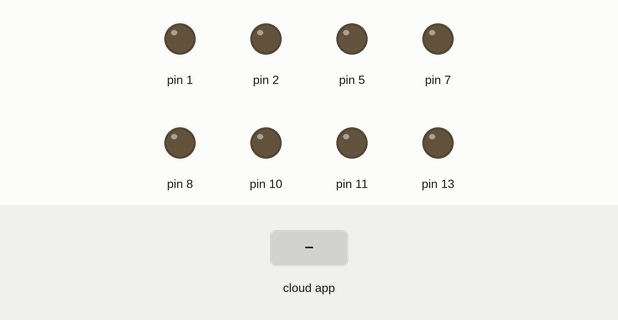
Simulated run of this sketch. Board: Arduino Uno, built with avr-gcc and run on an emulated ATmega328P. Parts: output pins drawn as LEDs (lit = HIGH). Inputs (shaded band) come from the test bench. The ROS host is connected and sends only what is stated.

Above: at 1.2 s.
1.3 s: the phone or cloud app sets ar to 0
At 2.3 s:
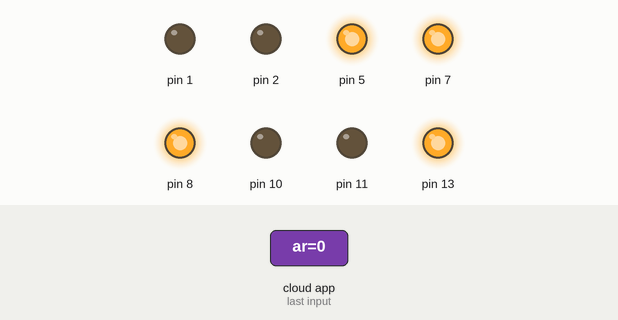
2.8 s: the phone or cloud app sets av to 0
At 3.4 s:
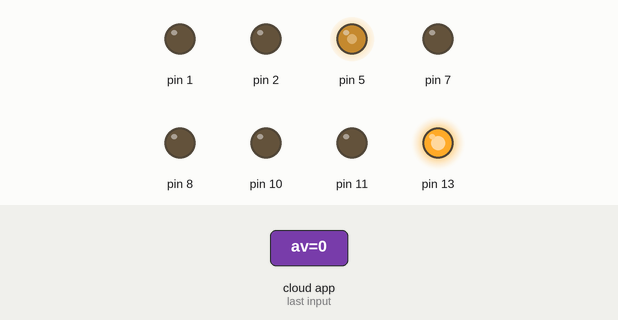
4.3 s: the phone or cloud app sets ar to 1
At 5.5 s:
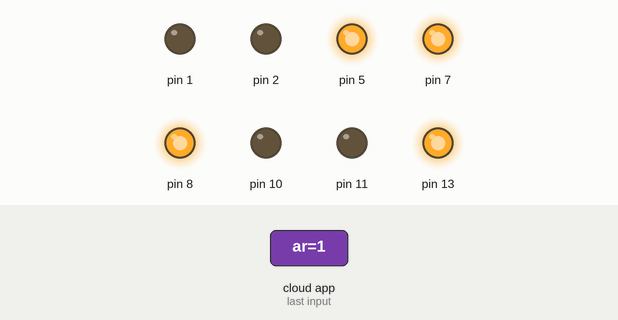
5.8 s: the phone or cloud app sets av to 1
At 6.9 s:
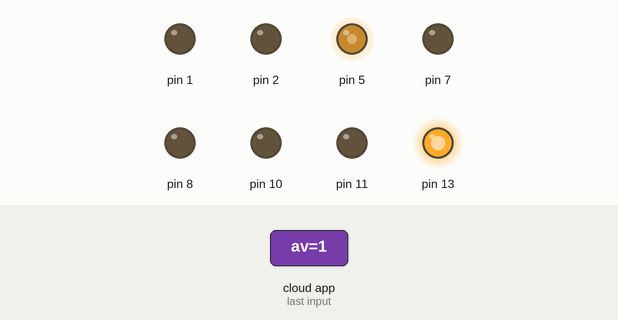
Timing chart, 0 to 8.3 s (numbered marks = the images above; inputs shaded):
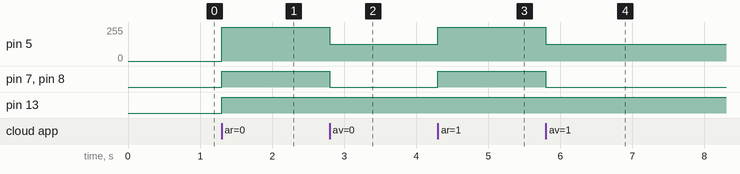

Measured:
- after the input at 1.3 s, pin 5: 0/255 → 255/255 at once; pin 7, pin 8, pin 13: LOW → HIGH at once
- after the input at 2.8 s, pin 5: 255/255 → 127/255 at once; pin 7, pin 8: HIGH → LOW at once
- after the input at 4.3 s, pin 5: 127/255 → 255/255 at once; pin 7, pin 8: LOW → HIGH at once
- after the input at 5.8 s, pin 5: 255/255 → 127/255 at once; pin 7, pin 8: HIGH → LOW at once

The sketch:

DC_MOTOR_CONTROL.ino
```cpp
#include <ros.h>
#include <std_msgs/Empty.h>

ros::NodeHandle nh;

void down( const std_msgs::Empty& toggle_msg){
  digitalWrite(6, LOW);
  digitalWrite(7, HIGH);
  analogWrite(5, 255);

  digitalWrite(9, HIGH);
  digitalWrite(10, LOW);
  analogWrite(8, 255);

 digitalWrite(13, HIGH);
}
  void up( const std_msgs::Empty& toggle_msg){
  digitalWrite(6, HIGH);
  digitalWrite(7, LOW);
  analogWrite(5, 127);

  digitalWrite(9, HIGH);
  digitalWrite(10, LOW);
  analogWrite(8, 127);
}


ros::Subscriber<std_msgs::Empty> avant("av", &up);
ros::Subscriber<std_msgs::Empty> arriere("ar", &down);

void setup(){
  pinMode(7, OUTPUT);
  pinMode(8, OUTPUT);
  pinMode(1, OUTPUT);
  pinMode(2, OUTPUT);
  pinMode(13, OUTPUT);
  pinMode(10, OUTPUT);
  pinMode(11, OUTPUT);
  nh.initNode();
  nh.subscribe(arriere);
  nh.subscribe(avant);

}

void loop(){
   nh.spinOnce();
   delay(1);
}
```
